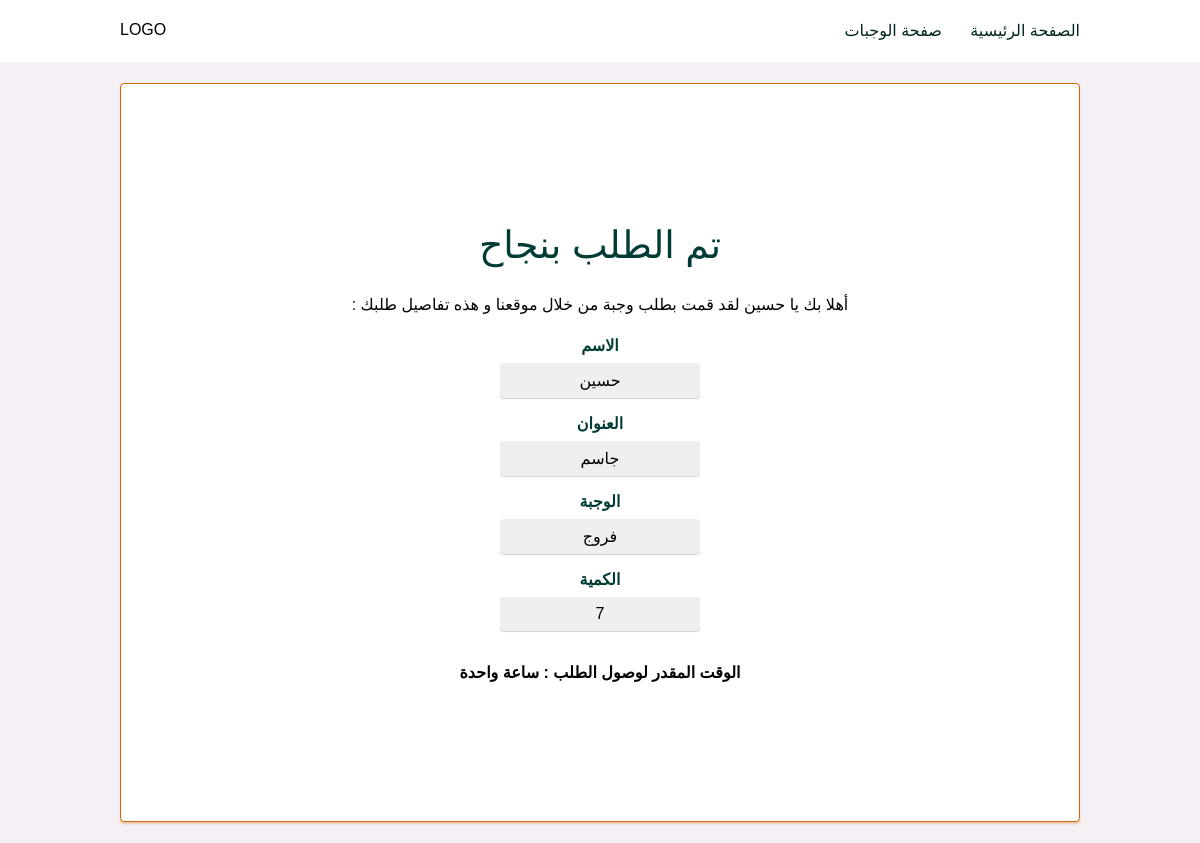
The page /meals/request/1/done on the database as committed earlier.
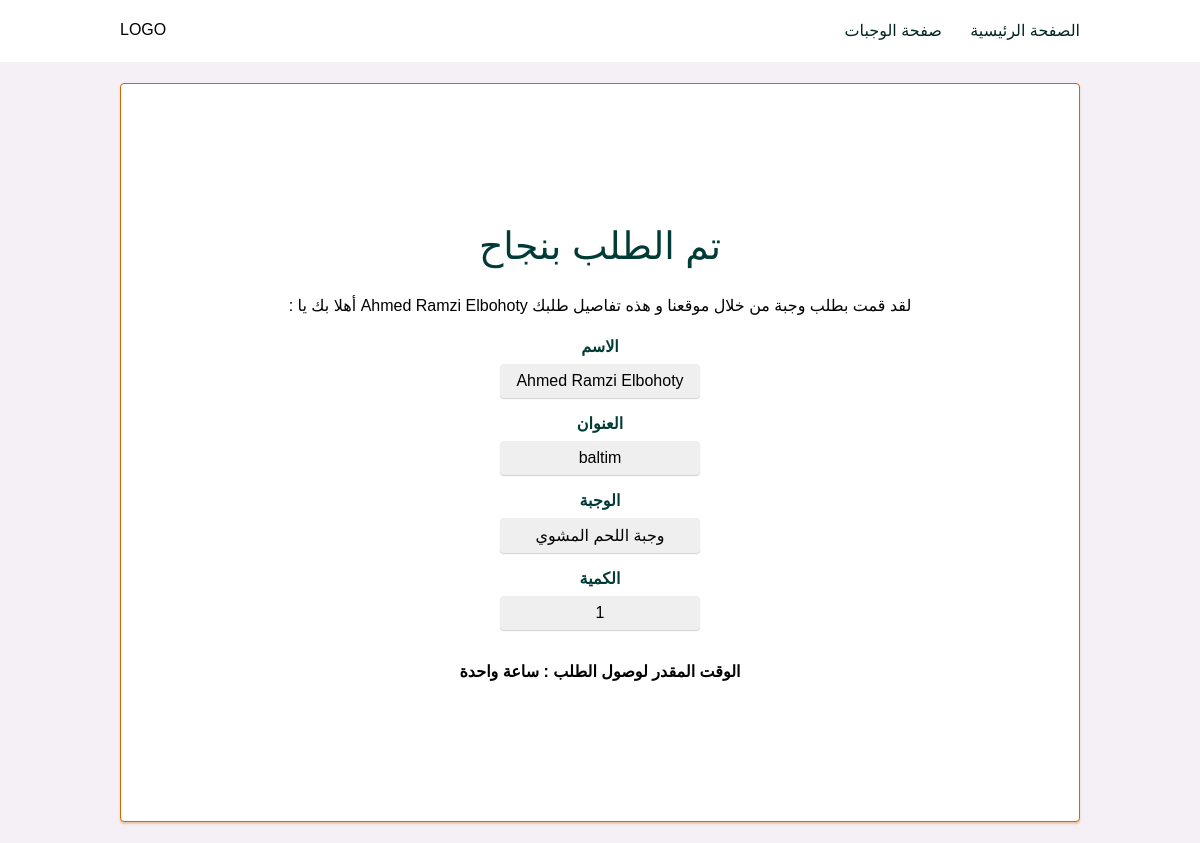
The same page on the database as committed later.
### main.py (models this page shows)
class Requests(db.Model):
    id = db.Column(db.Integer, primary_key=True, autoincrement=True)
    name_user = db.Column(db.String(50), nullable=False)
    address = db.Column(db.Text, nullable=False)
    is_active = db.Column(db.Boolean, default=False)
    amount = db.Column(db.Integer, default=1)
    request_date = db.Column(db.DateTime(
        timezone=True), default=datetime.now())
    delivery_date = db.Column(db.DateTime(
        timezone=True), onupdate=datetime.now())
    meal_id = db.Column(db.Integer, db.ForeignKey('meals.id'))

class Meals(db.Model):
    id = db.Column(db.Integer, primary_key=True, autoincrement=True)
    name = db.Column(db.String(50), nullable=False)
    desc = db.Column(db.Text)
    price = db.Column(db.Numeric(10, 2))
    requests = db.relationship('Requests', backref='meal')
    photo_id = db.Column(db.Integer, db.ForeignKey('photos.id'))

### main.py (the view)
@app.route('/meals/request/<int:id>/done')
def request_done(id):
    the_request = o.get_request_by_id(id)
    return render_template('request-done.html', request=the_request)

### main.py (called while the page is built)
    def get_request_by_id(self, id):
        return Requests.query.get(id)

### templates/request-done.html (shortened to what this page needs)
<!DOCTYPE html>
<html lang="ar">
  <head>
    <link href="{{ url_for('static', filename='style/style.css') }}" rel="stylesheet">
  </head>
  <body>
    <header id="header">
      <p>LOGO</p>
      <nav class="header-nav">
        <a href="/">الصفحة الرئيسية</a>
        <a href="/meals">صفحة الوجبات</a>
      </nav>
    </header>
    <main id="done">
      <div>
        <p class="done-header">تم الطلب بنجاح</p>
        <div>
          <p>
            : أهلا بك يا {{ request.name_user }} لقد قمت بطلب وجبة من خلال
            موقعنا و هذه تفاصيل طلبك
          </p>
          <div class="details">
            <div>
              <p>الاسم</p>
              <p>{{ request.name_user }}</p>
            </div>
            <div>
              <p>العنوان</p>
              <p>{{ request.address }}</p>
            </div>
            <div>
              <p>الوجبة</p>
              <p>{{ request.meal.name }}</p>
            </div>
            <div>
              <p>الكمية</p>
              <p>{{ request.amount }}</p>
            </div>
          </div>
          <p class="done-time">الوقت المقدر لوصول الطلب : ساعة واحدة</p>
        </div>
      </div>
    </main>
  </body>
</html>

Rows that differ between the two databases and show on the page:
changed Requests: name_user "حسين" → "Ahmed Ramzi Elbohoty"; address "جاسم" → "baltim"; amount "7" → "1"
changed Meals: meal.name "فروج" → "وجبة اللحم المشوي"
